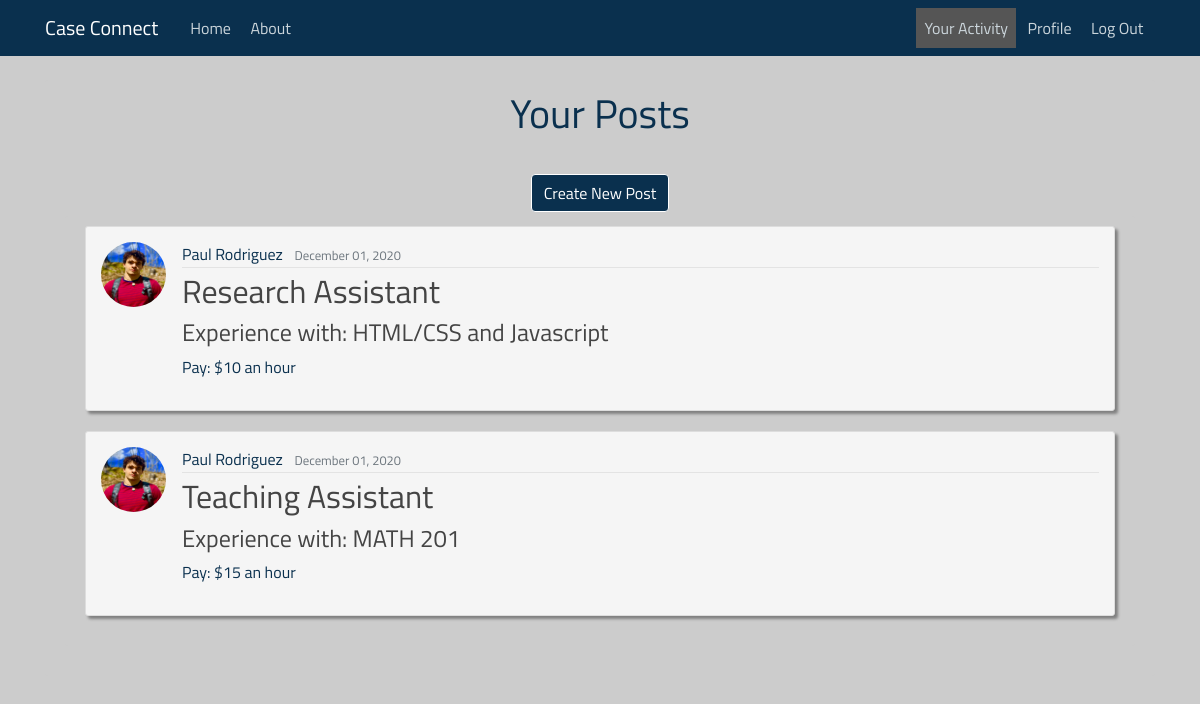
Before: /post-list (signed in) with the older database file.
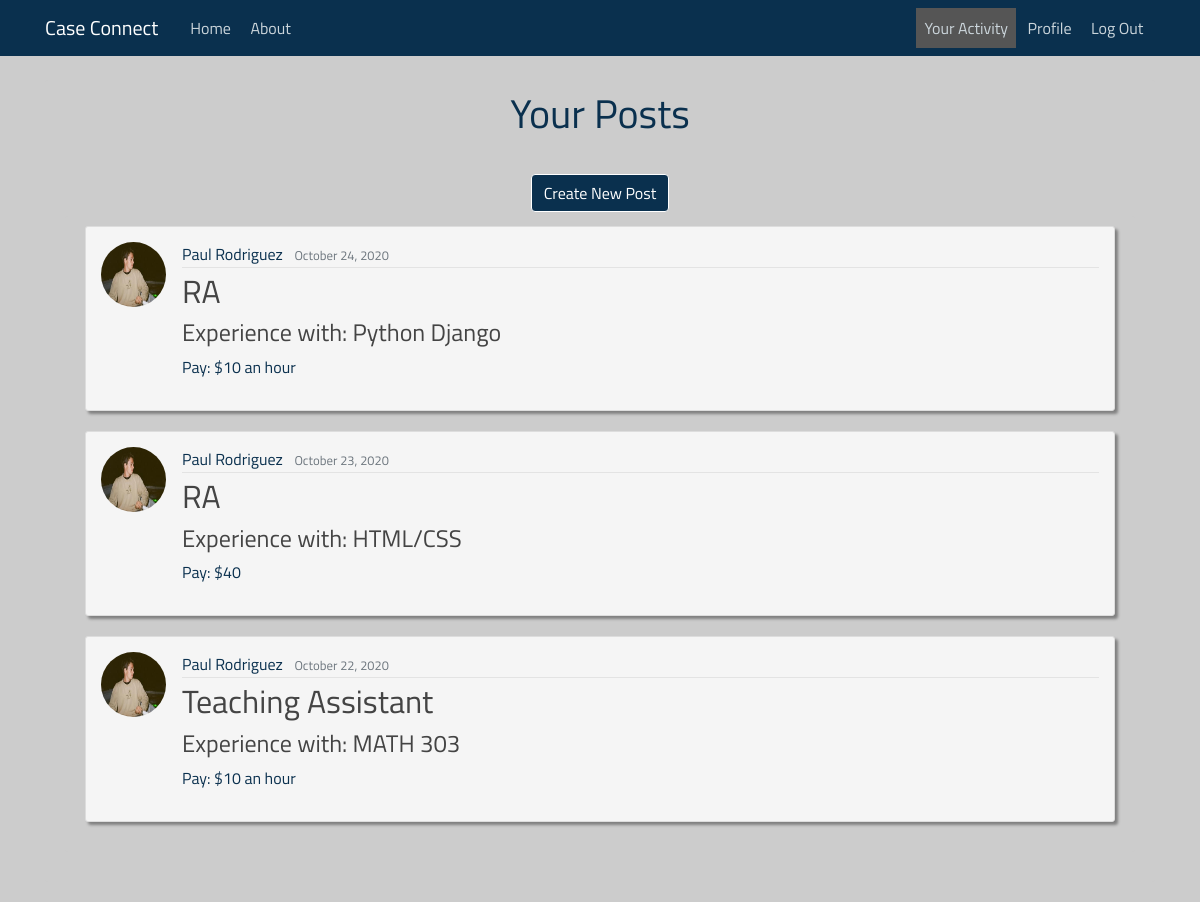
After: the same page with the newer database file.
### case_connecting/models.py (models this page shows, shortened)
class Post(models.Model):
    recruiter = models.ForeignKey(User, on_delete=models.CASCADE)
    position = models.CharField(max_length=200)
    knowledge = models.CharField(max_length=200)
    content = models.TextField()
    pay = models.CharField(max_length=200)
    date_posted = models.DateTimeField(default=timezone.now)

### users/models.py (models this page shows, shortened)
class Profile(models.Model):
    user = models.OneToOneField(User, on_delete=models.CASCADE)
    image = models.ImageField(default='default.jpg', upload_to='profile_pics')
    resume = models.FileField(default=None, upload_to='resumes')

### case_connecting/views.py (the view)
# urls.py: path('post-list', CurrentUserPostListView.as_view(), name="case_connecting-posts"),
class CurrentUserPostListView(LoginRequiredMixin, ListView):
    model = Post
    template_name = 'case_connecting/current_user_posts.html'
    context_object_name = 'posts'
    paginate_by = 8  # the number of posts per page
    def get_queryset(self):
        user = self.request.user
        return Post.objects.filter(recruiter=user).order_by('-date_posted')

### templates/case_connecting/current_user_posts.html (shortened to what this page needs)
{% extends "case_connecting/base.html" %}
{% load static %}
{% block content %}
<head>
    <link rel="stylesheet" type="text/css" href="{% static 'case_connecting/activity.css' %}">
</head>
    <div class="content-section" id="posting-list">
        <div>
            <h1>Your Posts</h1>
            <br>
        </div>
    <div align="center">
        <a class="btn btn-danger mt-1 mb-1 button" href="{% url 'post-create' %}">Create New Post</a>
    </div>
    <div class="content-section" id="posting-list">
        {% for post in posts %}
            <article id="post" class="media content-section">
            <img class="rounded-circle article-img" src="{{ post.recruiter.profile.image.url }}">
                  <div class="media-body">
                    <div class="article-metadata">
                      <a class="mr-2">{{ post.recruiter.get_full_name }}</a>
                      <small class="text-muted">{{ post.date_posted|date:"F d, Y" }}</small>
                    </div>
                    <h2><a class="article-title" href="{% url 'post-detail' post.id %}">{{ post.position }}</a></h2>
                      <h4>Experience with: {{ post.knowledge }}</h4>
                      <p class="article-content">Pay: {{ post.pay }}</p>
                  </div>
                </article>
        {% endfor %}
    </div>
{% endblock %}

Changed rows visible on the page:
removed Post: recruiter.profile.image (picture), recruiter.get_full_name "Paul Rodriguez", date_posted "December 01, 2020", position "Research Assistant", knowledge "HTML/CSS and Javascript", pay "$10 an hour"
removed Post: recruiter.profile.image (picture), recruiter.get_full_name "Paul Rodriguez", date_posted "December 01, 2020", position "Teaching Assistant", knowledge "MATH 201", pay "$15 an hour"
added Post: recruiter.profile.image (picture), recruiter.get_full_name "Paul Rodriguez", date_posted "October 24, 2020", position "RA", knowledge "Python Django", pay "$10 an hour"
added Post: recruiter.profile.image (picture), recruiter.get_full_name "Paul Rodriguez", date_posted "October 23, 2020", position "RA", knowledge "HTML/CSS", pay "$40"
added Post: recruiter.profile.image (picture), recruiter.get_full_name "Paul Rodriguez", date_posted "October 22, 2020", position "Teaching Assistant", knowledge "MATH 303", pay "$10 an hour"
